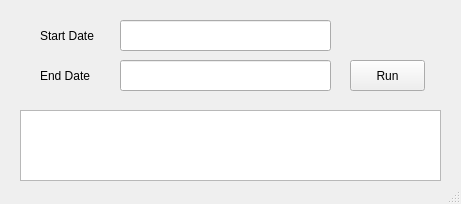
<?xml version="1.0" encoding="UTF-8"?>
<ui version="4.0">
 <class>MainWindow</class>
 <widget class="QMainWindow" name="MainWindow">
  <property name="geometry">
   <rect>
    <x>0</x>
    <y>0</y>
    <width>461</width>
    <height>204</height>
   </rect>
  </property>
  <property name="windowTitle">
   <string>CAL_PRB</string>
  </property>
  <widget class="QWidget" name="centralwidget">
   <widget class="QPushButton" name="pushButton">
    <property name="geometry">
     <rect>
      <x>350</x>
      <y>60</y>
      <width>75</width>
      <height>31</height>
     </rect>
    </property>
    <property name="text">
     <string>Run</string>
    </property>
   </widget>
   <widget class="QTextBrowser" name="textBrowser">
    <property name="geometry">
     <rect>
      <x>20</x>
      <y>110</y>
      <width>421</width>
      <height>71</height>
     </rect>
    </property>
   </widget>
   <widget class="QLineEdit" name="lineEdit">
    <property name="geometry">
     <rect>
      <x>120</x>
      <y>20</y>
      <width>211</width>
      <height>31</height>
     </rect>
    </property>
   </widget>
   <widget class="QLineEdit" name="lineEdit_2">
    <property name="geometry">
     <rect>
      <x>120</x>
      <y>60</y>
      <width>211</width>
      <height>31</height>
     </rect>
    </property>
   </widget>
   <widget class="QLabel" name="label">
    <property name="geometry">
     <rect>
      <x>40</x>
      <y>30</y>
      <width>56</width>
      <height>12</height>
     </rect>
    </property>
    <property name="text">
     <string>Start Date</string>
    </property>
   </widget>
   <widget class="QLabel" name="label_2">
    <property name="geometry">
     <rect>
      <x>40</x>
      <y>70</y>
      <width>56</width>
      <height>12</height>
     </rect>
    </property>
    <property name="text">
     <string>End Date</string>
    </property>
   </widget>
  </widget>
  <widget class="QStatusBar" name="statusbar"/>
 </widget>
 <resources/>
 <connections/>
</ui>
